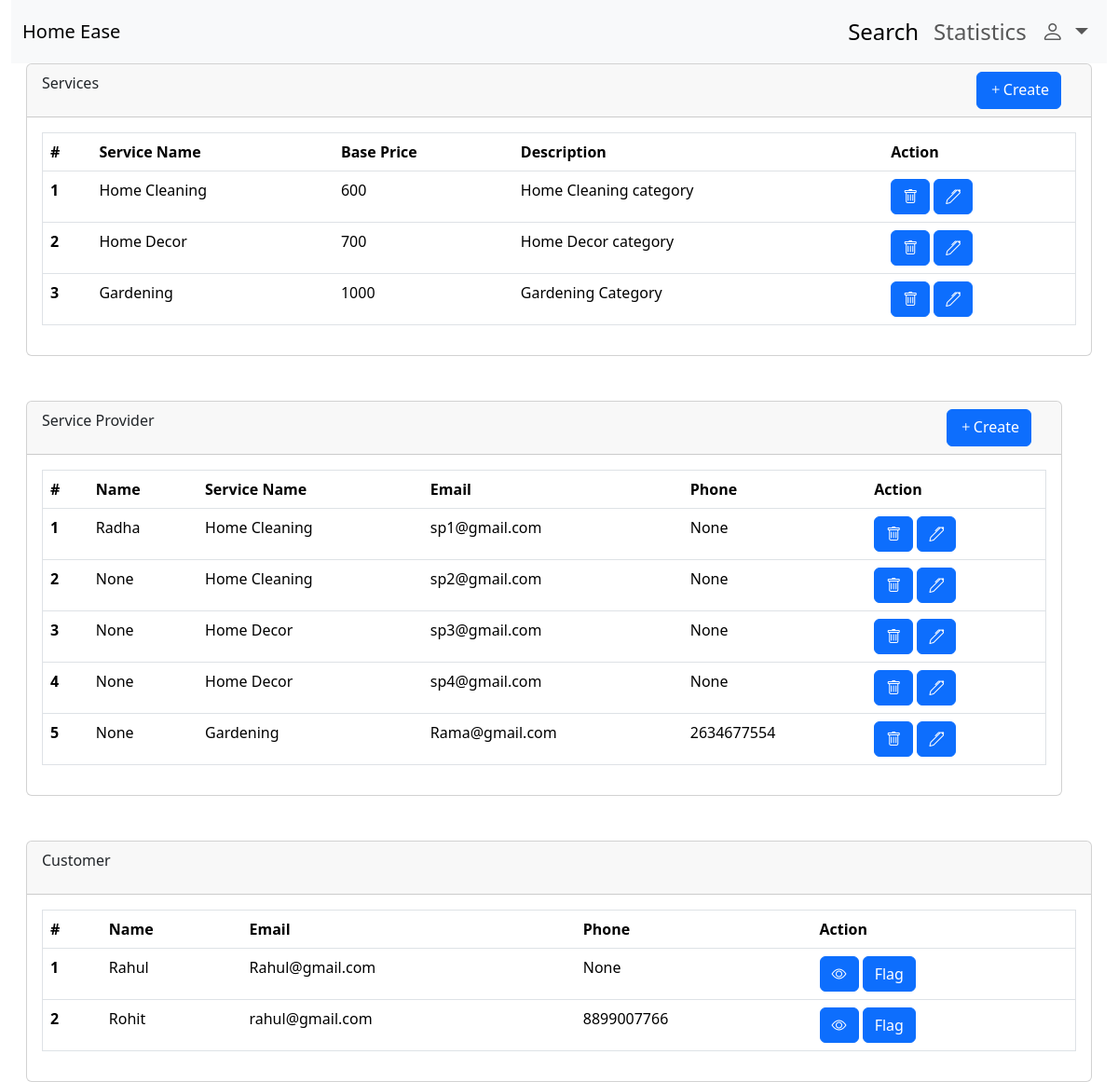
Page /dashboard/ad (signed in) on the committed database.
### backend/models.py (models this page shows, shortened)
class Services(db.Model):
    __tablename__="services"
    id=db.Column(db.Integer, primary_key=True, autoincrement=True)
    name=db.Column(db.String,unique=True)
    baseprice=db.Column(db.Integer)
    description=db.Column(db.String)
    Sproviders=db.relationship("ServiceProvider", backref="service")

class ServiceProvider(db.Model,UserMixin):
    __tablename__='serviceprovider'
    id=db.Column(db.Integer, primary_key=True, autoincrement=True)
    name=db.Column(db.String)
    city=db.Column(db.String)
    email=db.Column(db.String,unique=True, nullable=False)
    password=db.Column(db.String)
    exp=db.Column(db.Integer)
    phone=db.Column(db.String)
    status=db.Column(db.String)
    servicename= db.Column(db.String, db.ForeignKey("services.name"))
    receive_request=db.relationship("Request")

class Customer(db.Model,UserMixin):
    __tablename__='customer'
    id=db.Column(db.Integer, primary_key=True, autoincrement=True)
    name=db.Column(db.String)
    city=db.Column(db.String)
    email=db.Column(db.String,unique=True)
    password=db.Column(db.String)
    exp=db.Column(db.Integer)
    phone=db.Column(db.String)
    status=db.Column(db.String)
    sent_request=db.relationship("Request")

### backend/routes.py (the view)
@app.route("/dashboard/ad", methods=['GET','POST'])
@login_required
def ad_dasboard():
    if isinstance(current_user,Admin):
        serv=db.session.query(Services).all()
        sp=db.session.query(ServiceProvider).all()
        cust=db.session.query(Customer).all()
        return render_template("admin/ad_dashboard.html",services=serv, serviceproviders=sp, customers=cust)
    else:
        return "Unauthorized access"

### app.py (called while the page is built)
def create_app():
    app=Flask(__name__)
    app.config["SQLALCHEMY_DATABASE_URI"]="sqlite:///mydb.sqlite3"
    db.init_app(app)
    app.config["SECRET_KEY"]="mysecretkey"
    loginmanager=LoginManager(app)
    @loginmanager.user_loader
    def load_user(email):
        obj=db.session.query(ServiceProvider).filter_by(email=email).first() or db.session.query(Customer).filter_by(email=email).first() or db.session.query(Admin).filter_by(email=email).first()
        return obj
    app.app_context().push()
    return app

### templates/admin/ad_dashboard.html (shortened to what this page needs)
<!DOCTYPE html>
<html lang="en">
<head>
    <link href="https://cdn.jsdelivr.net/npm/bootstrap@5.3.8/dist/css/bootstrap.min.css" rel="stylesheet"
>
    <link rel="stylesheet" href="https://cdn.jsdelivr.net/npm/bootstrap-icons@1.13.1/font/bootstrap-icons.min.css">
</head>
<body>
    <div class="container-fluid ">
        <nav class="navbar navbar-expand-lg bg-body-tertiary">
            <div class="container-fluid">
                <a class="navbar-brand" href="#">Home Ease</a>
                <div class="collapse navbar-collapse" id="navbarSupportedContent">
                    <ul class="navbar-nav mb-2 mb-lg-0 fs-4 ms-auto">
                        <li class="nav-item">
                            <a class="nav-link active" aria-current="page" href="#">Search</a>
                        </li>
                        <li class="nav-item">
                            <a class="nav-link" href="#">Statistics</a>
                        </li>
                        <li class="nav-item dropdown">
                            <a class="nav-link dropdown-toggle" href="#" role="button" data-bs-toggle="dropdown"
                                aria-expanded="false">
                                <i class="bi bi-person"></i>
                            </a>
                        </li>
                    </ul>
                </div>
            </div>
        </nav>
        <div class="card ms-3 me-3">
            <div class="card-header d-flex">
                <p>Services</p>
                <a href="/createservices?action=create" type="button" class="btn btn-primary ms-auto me-3"><i class="bi bi-plus"></i>Create</a>
            </div>
            <div class="card-body">
                <table class="table border  ">
                    <thead>
                        <tr>
                            <th scope="col">#</th>
                            <th scope="col">Service Name</th>
                            <th scope="col">Base Price</th>
                            <th scope="col">Description</th>
                            <th>Action</th>
                        </tr>
                    </thead>
                    <tbody>
                        {% for s in services %}
                        <tr>
                            <th scope="row">{{loop.index}}</th>
                            <td>{{s.name}}</td>
                            <td>{{s.baseprice}}</td>
                            <td>{{s.description}}</td>
                            <td>
                                <button type="button" class="btn btn-primary" data-bs-toggle="modal"
                                    data-bs-target="#exampleModal{{s.id}}">
                                    <i class="bi bi-trash"></i>
                                </button>
                                <a href="/createservices?action=edit&id={{s.id}}" type="button" class="btn btn-primary"><i class="bi bi-pen"></i></a>
                            </td>
                        </tr>
                        {% endfor %}
                    </tbody>
                </table>
            </div>
        </div>
        <div class="card ms-3  mt-5 me-5">
            <div class="card-header d-flex">
                <p>Service Provider</p>
                <a href="/manageproviders?action=create" type="button" class="btn btn-primary ms-auto me-3"><i class="bi bi-plus"></i>Create</a>
            </div>
            <div class="card-body">
                <table class="table border  ">
                    <thead>
                        <tr>
                            <th scope="col">#</th>
                            <th scope="col">Name</th>
                            <th scope="col">Service Name</th>
                            <th scope="col">Email</th>
                            <th scope="col">Phone</th>
                            <th>Action</th>
                        </tr>
                    </thead>
                    <tbody>
                        {% for sp in serviceproviders %}
                        <tr>
                            <th scope="row">{{loop.index}}</th>
                            <td>{{sp.name}}</td>
                            <td>{{sp.servicename}}</td>
                            <td>{{sp.email}}</td>
                            <td>{{sp.phone}}</td>
                            <td>
                                <button type="button" class="btn btn-primary" data-bs-toggle="modal"
                                    data-bs-target="#exampleModal{{sp.id}}">
                                    <i class="bi bi-trash"></i>
                                </button>
                                <a href="/manageproviders?action=edit&id={{sp.id}}" type="button" class="btn btn-primary"><i class="bi bi-pen"></i></a>
                            </td>
                        </tr>
                        {% endfor %}
                    </tbody>
                </table>
            </div>
        </div>
        <div class="card ms-3 me-3 mt-5">
            <div class="card-header d-flex">
                <p>Customer</p>
            </div>
            <div class="card-body">
                <table class="table border  ">
                    <thead>
                        <tr>
                            <th scope="col">#</th>
                            <th scope="col">Name</th>
                            <th scope="col">Email</th>
                            <th scope="col">Phone</th>
                            <th>Action</th>
                        </tr>
                    </thead>
                    <tbody>
                        {% for c in customers %}
                        <tr>
                            <th scope="row">{{loop.index}}</th>
                            <td>{{c.name}}</td>
                            <td>{{c.email}}</td>
                            <td>{{c.phone}}</td>
                            <td>
                                <button type="button" class="btn btn-primary"><i class="bi bi-eye"></i></button>
                                <a href="/managecust?action={% if c.status=='Active' %}Flag{% else %}Unflag{% endif %}&id={{c.id}}" type="button" class="btn btn-primary">
                                    {% if c.status=='Active' %}Flag{% else %}Unflag{% endif %}</a>
                            </td>
                        </tr>
                        {% endfor %}
                    </tbody>
                </table>
            </div>
        </div>
    </div>
</body>
</html>

### rows in the picture
Services: name "Home Cleaning", baseprice "600", description "Home Cleaning category"
Services: name "Home Decor", baseprice "700", description "Home Decor category"
Services: name "Gardening", baseprice "1000", description "Gardening Category"
ServiceProvider: name "Radha", servicename "Home Cleaning", email "sp1@gmail.com", phone "None"
ServiceProvider: name "None", servicename "Home Cleaning", email "sp2@gmail.com", phone "None"
ServiceProvider: name "None", servicename "Home Decor", email "sp3@gmail.com", phone "None"
ServiceProvider: name "None", servicename "Home Decor", email "sp4@gmail.com", phone "None"
ServiceProvider: name "None", servicename "Gardening", email "Rama@gmail.com", phone "2634677554"
Customer: name "Rahul", email "Rahul@gmail.com", phone "None", status "Flag"
Customer: name "Rohit", email "rahul@gmail.com", phone "8899007766", status "Flag"
